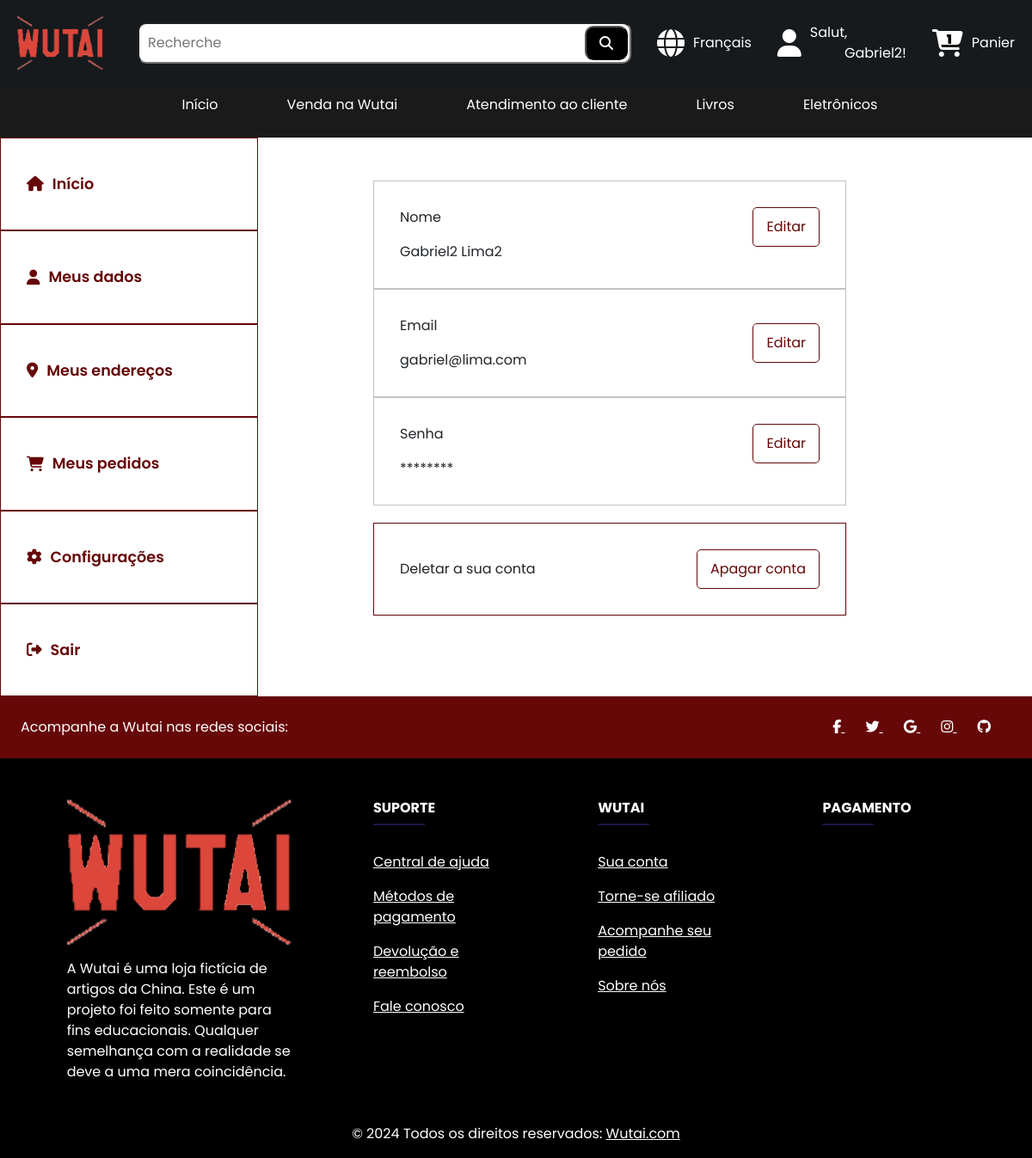
Page /website/user/userdata/userdata.php (signed in) on the committed database.
### tables this page shows
CREATE TABLE IF NOT EXISTS `user` (
  `idUser` bigint NOT NULL AUTO_INCREMENT,
  `name` varchar(60) NOT NULL,
  `surname` varchar(60) NOT NULL,
  `email` varchar(90) NOT NULL,
  `password` varchar(255) NOT NULL,
  `birthdate` date NOT NULL,
  `createdDate` datetime NOT NULL DEFAULT CURRENT_TIMESTAMP,
  PRIMARY KEY (`idUser`),
  UNIQUE KEY `email` (`email`)
);

### website/user/userdata/userdata.php (the view, shortened to what this page needs)
<?php
require_once(BASE_PATH . DIRECTORY_SEPARATOR . 'connect.php');
extract($_POST);
$id = $_SESSION['idUser'];
$sql = "SELECT * FROM user WHERE idUser = '$id'";
$sqlQuery = mysqli_query($conn, $sql);
$sqlFetch = mysqli_fetch_array($sqlQuery);
?>
<!DOCTYPE html>
<html lang="pt-BR">
<head>
    <link rel="stylesheet" href="../../../styles/header.css">
    <link href="https://cdn.jsdelivr.net/npm/bootstrap@5.0.2/dist/css/bootstrap.min.css" rel="stylesheet">
    <link rel="stylesheet" href="../../../styles/footer.css">
    <link rel="stylesheet" href="../../../styles/user/aside/aside.css">
    <link rel="stylesheet" href="../../../styles/user/homepage/userdata/userdata.css">
</head>
<body>
    <?php include("../../header/header.php") ?>
    <div class="settings__wrapper">
        <?php include("../aside/aside.php"); ?>
        <div class="vertical__box">
            <div class="vertical__box__row">
                <div class="vertical__box__row__name">
                    <p>Nome</p>
                    <span><?php echo $sqlFetch['name'] . " " . $sqlFetch['surname'] ?></span>
                </div>
                <form action="" method="post">
                    <div class="vertical__box__row__button__edit">
                        <input type="submit" name="editName" value="Editar"></input>
                    </div>
                </form>
            </div>
            <div class="vertical__box__row">
                <div class="vertical__box__row__name">
                    <p>Email</p>
                    <span><?php echo $sqlFetch['email'] ?></span>
                </div>
                <div class="vertical__box__row__button__edit">
                    <form action="" method="post">
                        <input type="submit" name="editEmail" value="Editar"></input>
                    </form>
                </div>
            </div>
            <div class="vertical__box__row">
                <div class="vertical__box__row__name">
                    <p>Senha</p>
                    <span>********</span>
                </div>
                <form action="" method="post">
                    <div class="vertical__box__row__button__edit">
                        <input type="submit" name="editPass" value="Editar"></input>
                    </div>
                </form>
            </div>
            <div class="vertical__box__row delete__account__div">
                <div class="delete__account__div__text">
                    <span>Deletar a sua conta</span>
                    <div class="vertical__box__row__button__edit">
                        <input type="submit" name="deleteAccount" id="deleteAccount" onclick="event.preventDefault(); deleteAccountFunc();" value="Apagar conta"></input>
                    </div>
                </div>
            </div>
        </div>
    </div>
    <?php include("../../footer/footer.php") ?>

### styles/header.css (style rules this page uses)
* { margin: 0; padding: 0; box-sizing: border-box; font-family: "Poppins", sans-serif; }

### styles/footer.css (style rules this page uses)
* { margin: 0; padding: 0; box-sizing: border-box; font-family: "Poppins", sans-serif; }

### styles/user/aside/aside.css (style rules this page uses)
* { margin: 0; padding: 0; box-sizing: border-box; font-family: "Poppins", sans-serif; }

### styles/user/homepage/userdata/userdata.css (style rules this page uses)
* { margin: 0; padding: 0; box-sizing: border-box; font-family: "Poppins", sans-serif; }
.settings__wrapper { display: flex; }
.settings__wrapper .vertical__box { width: 50%; margin-top: 50px; }
.settings__wrapper .vertical__box__row { display: flex; justify-content: space-between; margin-left: 50px; padding: 30px; border: solid 1px rgba(153, 153, 153, 0.6); }
.settings__wrapper .vertical__box__row__button__edit { display: flex; align-items: center; }
.settings__wrapper .vertical__box__row__button__edit input { color: #660708; background-color: transparent; font-size: clamp(0.5rem, 10vw, 1rem); text-decoration: none; border: solid 1px #660708; padding: 10px 15px; border-radius: 5px; display: flex; align-items: center; justify-content: center; }
.delete__account__div { margin-top: 20px; border: solid 1px #660708 !important; }
.delete__account__div__text { display: flex; justify-content: space-between; align-items: center; width: 100%; }

### rows in the picture
user: name "Gabriel2", surname "Lima2", email "gabriel@lima.com"

### other values in the picture
$name "Gabriel2"
$count[0] "1"
